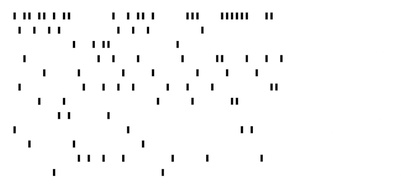
%> input picture challenges/ringzer0team.com/ask_your_grandpa/_scripts/card.jpg, 420 x 184 px, shrunk from 4224 x 1852 before the run
$ octave PunchCardReader.m   (GNU Octave 9; MATLAB toolbox functions it lacks are replaced by stand-ins)
%> lines starting %> are read from the running program, lines starting %| are printed output that depends on the picture; in (x1, y1, x2, y2) boxes, pixels count from 0 and x2, y2 are one past the last pixel; in counts of white or black regions, pixels touching at a corner belong together; the program's own positions count from 1
% Read image
card = imread('card.jpg', 'jpg');
%> card is the input picture: size 184x420x3 uint8; min 0, max 255, mean 250.2


[x, y, z] = size(card);
%> x = 184; y = 420; z = 3
card_bw = im2bw(card);  % Make image Black and White
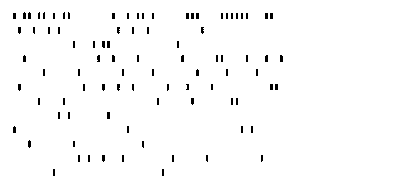
%> card_bw: size 184x420 logical; 98.2% white; black in thin lines or dots, all inside (x1, y1, x2, y2) = (13, 12, 283, 176)
card_bw = ~card_bw; % Invert One and Zero
figure; imshow(card_bw);


% Initializing
count_x = zeros(x, 1);
count_y = zeros(1, y);


% Expected values for Pruning (Must change for each picture)
% Change values for each picture
%
expected_count_x = 40;
expected_count_y = 50;
expected_cell_width = 40;
expected_cell_heigth = 20;


% Count blacks to find out rows and columns
for i = 1 : x
    count_x(i) = sum(card_bw(i, :) == 1); % Count blacks
    if ( count_x(i) < expected_count_x )
        count_x(i) = 0;
    end
end
%> after the loop, count_x = 184 values, max 57 at index 14, min 0 at index 1, mean 1.86
for i = 1 : y
    count_y(i) = sum(card_bw(:, i) == 1); % Count blacks
    if ( count_y(i) < expected_count_y )
        count_y(i) = 0;
    end
end
%> after the loop, count_y = 420 values from 0 to 0

% Pruning
for i = 2 : x
    if ( count_x(i-1) < expected_count_x && count_x(i) < expected_count_x)
        continue;
    end
    if (count_x(i-1) > expected_count_x && count_x(i) > expected_count_x)
        continue;
    end
    if (count_x(i) == 0)
        continue;
    end
    usable = 0;
    for j = i : i + expected_cell_width
        if (j > x)
            break;
        end
        if (count_x(j) < expected_count_x)
            usable = j;
        end
    end
    if (usable ~= 0)
        for j = i : usable
            count_x(j) = 0;
        end
    end
end
%> after the loop, count_x = 184 values from 0 to 0
for i = 2 : y
    if ( count_y(i-1) < expected_count_y && count_y(i) < expected_count_y)
        continue;
    end
    if (count_y(i-1) > expected_count_y && count_y(i) > expected_count_y)
        continue;
    end
    if (count_y(i) == 0)
        continue;
    end
    usable = 0;
    for j = i : i + expected_cell_heigth
        if (j > y)
            break;
        end
        if (count_y(j) < expected_count_y)
            usable = j;
        end
    end
    if (usable ~= 0)
        for j = i : usable
            count_y(j) = 0;
        end
    end
end

% Plot rows and columns black count after pruning
% figure; plot(linspace(1,size(count_x,1),size(count_x,1)),count_x);
% figure; plot(linspace(1,size(count_y,2),size(count_y,2)),count_y);

% Initializing
x_x = zeros(x, 1);
y_y = zeros(1, y);

% Put One in all row and columns
for i=1 : x
    if (count_x(i) > 0)
        x_x(i) = 1;
    end
end
%> after the loop, x_x = 184 values from 0 to 0
for i=1 : y
    if (count_y(i) > 0)
        y_y(i) = 1;
    end
end
%> after the loop, y_y = 420 values from 0 to 0


% Plot rows and columns
% figure; plot(linspace(1,size(x_x,1),size(x_x,1)),x_x);
% figure; plot(linspace(1,size(y_y,2),size(y_y,2)),y_y);

% Initializing
mat_x = zeros(x, y);
mat_y = zeros(x, y);

% Create a mask in each row or column
for i = 1 : x
    mat_x(i, :) = x_x(i);
end
%> mat_x: size 184x420 double; every value is 0
for i = 1 : y
    mat_y(:, i) = y_y(i);
end

% Create a mask for punch card
mat = mat_x & mat_y;
%> mat: size 184x420 logical; every value is 0

% Show the mask
% figure; imshow(mat);

% We have rows and columns as you see
data = mat & card_bw;
figure; imshow(data);

mask = [1 1 1; 1 1 1; 1 1 1];


res = zeros(12, 80); % Cards are at most 12*80

col_number = 0;
row_number = 0;
for j=2 : y % On the columns
    col_start = 0;
    col_end = 0;
    if ( j <= col_end)
        continue;
    end
    if (sum(mat(:, j)) == 0) % Is not a column
        continue;
    end
    if (sum(mat(:, j-1)) == 0 && sum(mat(:, j)) > 0) % Column starts
        col_number = col_number + 1;
        row_number = 0;

        col_start = j;
        for k = j+1 : y
            if (sum(mat(:, k-1)) > 0 && sum(mat(:, k)) == 0) % Column ends
                col_end = k ;
                break;
            end
        end
        col_middle = int32(col_start + (col_end - col_start) / 2);

        row_start = 0;
        row_end = 0;
        for i = 1 : x % On the rows
            if( i <= row_end )
                continue;
            end
            if (mat(i, col_middle) == 0) % Is not a row
                continue;
            else % Is row
                row_number = row_number + 1;

                row_start = i;
                for k = i + 1 : x
                    if(mat(k - 1, col_middle) == 1 && mat(k, col_middle) == 0) % Row ends
                        row_end = k;
                        break;
                    end
                end
                row_middle = int32(row_start + (row_end - row_start) / 2);

                % Check if block exists
                if (data(row_middle - 1 : row_middle + 1, col_middle -1 : col_middle + 1) & mask == mask)
                    res(row_number, col_number) = 1;
                end
            end
        end
    end
end
%> after the loop, col_number = 0; row_number = 0

clear mask data mat_x mat_y x_x y_y count_x count_y card card_bw expected_cell_heigth expected_cell_width expected_count_x expected_count_y
clear mat col_end col_middle col_start row_end row_middle row_start
clear usable i j k x y z
clear row_number col_number

[x, y] = size(res);
%> x = 12; y = 80
string = zeros(1, 80);
disp('string start');

% Converting
for j= 1 : y
    if (sum(res(:, j)) == 1) % &-0123456789
        for i = 3 : x
            if (res(i, j) == 1)
                string(j) = i - 3  + '0';
                break;
            end
        end
        if (res(1, j) == 1) % Y
            string(j) = '&' ;
        elseif (res(2, j) == 1) % X
            string(j) = '-' ;
        end
    elseif (res(1, j) == 1) % ABCDEFGHI
        for i = 4 : x
            if (res(i, j) == 1)
                string(j) = i - 4 + 'A';
                break;
            end
        end
    elseif (res(2, j) == 1) % JKLMNOPQR
        for i = 4 : x
            if (res(i, j) == 1)
                string(j) = i - 4 + 'J';
                break;
            end
        end
    elseif (res(2, j) == 1) %/STUVWXYZ
        for i = 5 : x
            if (res(i, j) == 1)
                string(j) = i - 5 + 'S';
            end
        end
        if (res(4, j) == 1)
            string(j) = '/';
        end
    end
    disp(string);
end
%> this loop made 80 passes
%> (printed output is left out)
%> after the loop, string = 80 values from 0 to 0
